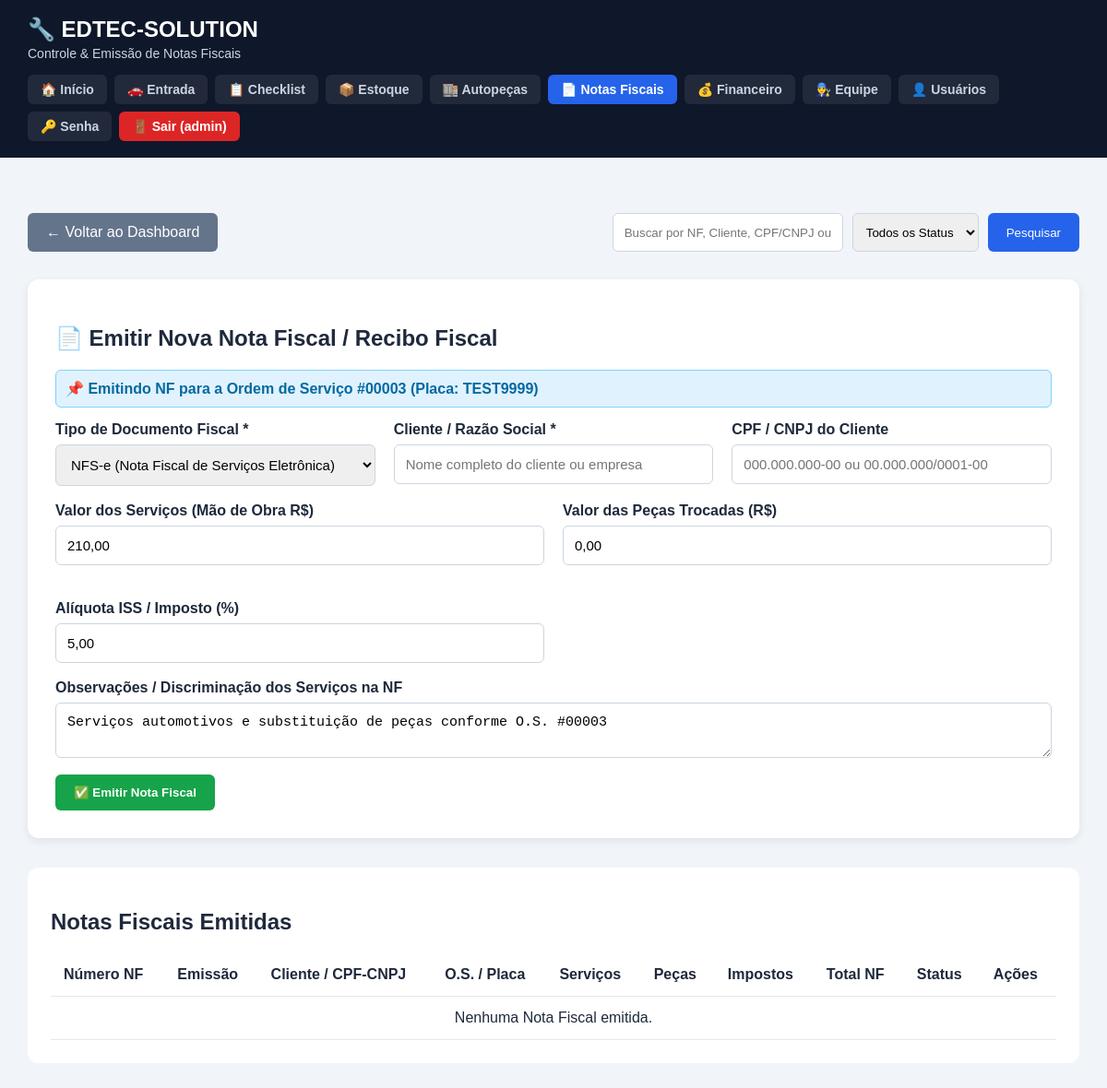
The app's page /app/public/notas.php?emitir_os=3 (signed in) with its own data.
### tables this page shows
CREATE TABLE `ordens_servico` (
  `id` int NOT NULL AUTO_INCREMENT,
  `veiculo_id` int DEFAULT NULL,
  `placa` varchar(10) NOT NULL,
  `data_abertura` datetime NOT NULL DEFAULT CURRENT_TIMESTAMP,
  `data_fechamento` datetime DEFAULT NULL,
  `diagnostico` text,
  `observacoes` text,
  `status` enum('ABERTA','ORCAMENTO','APROVADA','EM_SERVICO','AGUARDANDO_PECA','FINALIZADA','CANCELADA') NOT NULL DEFAULT 'ABERTA',
  `valor_servicos` decimal(10,2) NOT NULL DEFAULT '0.00',
  `valor_pecas` decimal(10,2) NOT NULL DEFAULT '0.00',
  `desconto` decimal(10,2) NOT NULL DEFAULT '0.00',
  `valor_total` decimal(10,2) GENERATED ALWAYS AS (((`valor_servicos` + `valor_pecas`) - `desconto`)) STORED,
  `defeito_relatado` text,
  `itens_veiculo` text,
  `estado_lataria` text,
  `foto_lataria` varchar(255) DEFAULT NULL,
  `nivel_combustivel` varchar(20) DEFAULT NULL,
  `forma_pagamento` varchar(50) DEFAULT NULL,
  `numero_parcelas` int DEFAULT '1',
  `valor_pago` decimal(10,2) DEFAULT '0.00',
  `data_pagamento` datetime DEFAULT NULL,
  PRIMARY KEY (`id`),
  KEY `idx_os_placa` (`placa`),
  KEY `idx_os_status` (`status`),
  KEY `fk_os_veiculo_id` (`veiculo_id`),
  CONSTRAINT `fk_os_veiculo_id` FOREIGN KEY (`veiculo_id`) REFERENCES `veiculos` (`id`) ON DELETE RESTRICT ON UPDATE CASCADE
);

### app/public/notas.php (the view, shortened to what this page needs)
<?php
require_once 'config.php';
$busca = trim($_GET['busca'] ?? '');
$sql = "
    SELECT nf.*, os.placa, v.modelo, v.marca
    FROM notas_fiscais nf
    LEFT JOIN ordens_servico os ON os.id = nf.ordem_servico_id
    LEFT JOIN veiculos v ON v.placa = os.placa
    WHERE 1=1
";
$params = [];
$sql .= " ORDER BY nf.id DESC";
$stmt = $pdo->prepare($sql);
$stmt->execute($params);
$notas = $stmt->fetchAll();
$osParaEmissao = null;
$osEmitirId = (int) ($_GET['emitir_os'] ?? 0);
if ($osEmitirId > 0) {
    $stmtOS = $pdo->prepare("
        SELECT os.*, c.nome AS cliente_nome, c.cpf_cnpj AS cliente_cpf_cnpj
        FROM ordens_servico os
        JOIN veiculos v ON v.placa = os.placa
        LEFT JOIN clientes c ON c.id = v.cliente_id
        WHERE os.id = ?
        LIMIT 1
    ");
    $stmtOS->execute([$osEmitirId]);
    $osParaEmissao = $stmtOS->fetch();
}
?>
<!DOCTYPE html>
<html lang="pt-BR">
<head>
    <link rel="stylesheet" href="style.css">
</head>
<body>
<?php
include 'header.php';
?>
<main>
    <section class="acoes">
        <a href="index.php" class="botao secundario">← Voltar ao Dashboard</a>
        <form method="GET" style="display: flex; gap: 10px;">
            <input type="text" name="busca" placeholder="Buscar por NF, Cliente, CPF/CNPJ ou Placa" value="<?= htmlspecialchars($busca) ?>">
            <select name="status" onchange="this.form.submit()" style="padding: 10px; border-radius: 6px; border: 1px solid #cbd5e1;">
                <option value="">Todos os Status</option>
            </select>
            <button type="submit">Pesquisar</button>
        </form>
    </section>
    <div class="form-container" style="max-width: 100%; margin-bottom: 2rem;">
        <h2>📄 Emitir Nova Nota Fiscal / Recibo Fiscal</h2>
        <form method="POST">
            <?php if ($osParaEmissao): ?>
                <div style="background: #e0f2fe; border: 1px solid #7dd3fc; padding: 10px; border-radius: 6px; margin-bottom: 15px; font-weight: bold; color: #0369a1;">
                    📌 Emitindo NF para a Ordem de Serviço #<?= sprintf('%05d', $osParaEmissao['id']) ?> (Placa: <?= htmlspecialchars($osParaEmissao['placa']) ?>)
                </div>
            <?php endif; ?>
            <div class="linha">
                <div class="campo">
                    <label>Tipo de Documento Fiscal *</label>
                    <select name="tipo" required>
                        <option value="NFS-E">NFS-e (Nota Fiscal de Serviços Eletrônica)</option>
                    </select>
                </div>
                <div class="campo">
                    <label>Cliente / Razão Social *</label>
                    <input type="text" name="cliente_nome" required value="<?= htmlspecialchars($osParaEmissao['cliente_nome'] ?? '') ?>" placeholder="Nome completo do cliente ou empresa">
                </div>
                <div class="campo">
                    <label>CPF / CNPJ do Cliente</label>
                    <input type="text" name="cliente_cpf_cnpj" value="<?= htmlspecialchars($osParaEmissao['cliente_cpf_cnpj'] ?? '') ?>" placeholder="000.000.000-00 ou 00.000.000/0001-00">
                </div>
            </div>
            <div class="linha">
                <div class="campo">
                    <label>Valor dos Serviços (Mão de Obra R$)</label>
                    <input type="text" name="valor_servicos" id="nf_valor_servicos" value="<?= number_format($osParaEmissao['valor_servicos'] ?? 0, 2, ',', '.') ?>" required placeholder="0,00" onchange="calcularTotalNF()">
                </div>
                <div class="campo">
                    <label>Valor das Peças Trocadas (R$)</label>
                    <input type="text" name="valor_pecas" id="nf_valor_pecas" value="<?= number_format($osParaEmissao['valor_pecas'] ?? 0, 2, ',', '.') ?>" required placeholder="0,00" onchange="calcularTotalNF()">
                </div>
                <div class="campo">
                    <label>Alíquota ISS / Imposto (%)</label>
                    <input type="text" name="aliquota_imposto" id="nf_aliquota" value="5,00" required placeholder="5,00" onchange="calcularTotalNF()">
                </div>
            </div>
            <div class="campo">
                <label>Observações / Discriminação dos Serviços na NF</label>
                <textarea name="observacoes" rows="2" placeholder="Discriminação detalhada dos serviços prestados e garantia aplicada..."><?= htmlspecialchars($osParaEmissao ? ('Serviços automotivos e substituição de peças conforme O.S. #' . sprintf('%05d', $osParaEmissao['id'])) : '') ?></textarea>
            </div>
            <button type="submit" class="botao" style="background: #16a34a; font-weight: bold;">✅ Emitir Nota Fiscal</button>
        </form>
    </div>
    <section class="tabela">
        <h2>Notas Fiscais Emitidas</h2>
        <table>
            <thead>
                <tr>
                    <th>Número NF</th>
                    <th>Emissão</th>
                    <th>Cliente / CPF-CNPJ</th>
                    <th>O.S. / Placa</th>
                    <th>Serviços</th>
                    <th>Peças</th>
                    <th>Impostos</th>
                    <th>Total NF</th>
                    <th>Status</th>
                    <th>Ações</th>
                </tr>
            </thead>
            <tbody>
                <?php if (!$notas): ?>
                    <tr>
                        <td colspan="10" style="text-align: center;">Nenhuma Nota Fiscal emitida.</td>
                    </tr>
                <?php endif; ?>
            </tbody>
        </table>
    </section>
</main>
</body>
</html>

### app/public/style.css (style rules this page uses)
* { box-sizing: border-box; }
body { margin: 0; font-family: Arial, Helvetica, sans-serif; background: #f1f5f9; color: #1e293b; }
main { padding: 30px; max-width: 1400px; margin: auto; }
.acoes { margin: 30px 0; display: flex; justify-content: space-between; gap: 20px; }
.acoes form { display: flex; gap: 10px; }
input:not([type="checkbox"]):not([type="radio"]) { padding: 12px; border: 1px solid #cbd5e1; border-radius: 6px; min-width: 250px; }
button, .botao { padding: 12px 20px; border: none; border-radius: 6px; background: #2563eb; color: white; text-decoration: none; cursor: pointer; }
.tabela { background: white; padding: 25px; border-radius: 12px; overflow-x: auto; }
table { width: 100%; border-collapse: collapse; }
th, td { padding: 14px; text-align: left; border-bottom: 1px solid #e2e8f0; }
.form-container { max-width: 900px; margin: 0 auto; background: white; padding: 30px; border-radius: 12px; box-shadow: 0 3px 10px rgba(0, 0, 0, .08); }
.campo { display: flex; flex-direction: column; margin-bottom: 18px; }
.campo label { font-weight: bold; margin-bottom: 7px; }
.campo input:not([type="checkbox"]):not([type="radio"]), .campo select, .campo textarea { width: 100%; padding: 12px; border: 1px solid #cbd5e1; border-radius: 6px; font-size: 15px; }
.campo textarea { resize: vertical; }
.linha { display: grid; grid-template-columns: repeat(2, 1fr); gap: 20px; }
.linha:nth-of-type(2) { grid-template-columns: repeat(3, 1fr); }
.botao.secundario { background: #64748b; }

### records on screen
ordens_servico: id "00003", placa "TEST9999", valor_servicos "210,00", valor_pecas "0,00", observacoes "Serviços automotivos e substituição de peças conforme O.S. #00003"

### other values on screen
$subtituloPage "Controle & Emissão de Notas Fiscais"
$usuarioHeader['usuario'] "admin"
